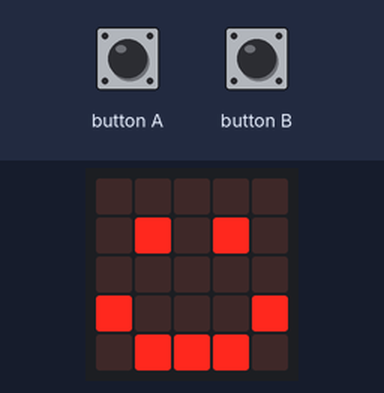
Recording of a program running on a simulated BBC micro:bit (MakeCode). Shown: the board's 5×5 LED display. The test bench sets the inputs (shaded band).

Above: at 1.8 s.
1.9 s: button A pressed for 0.15 s
At 2.4 s:
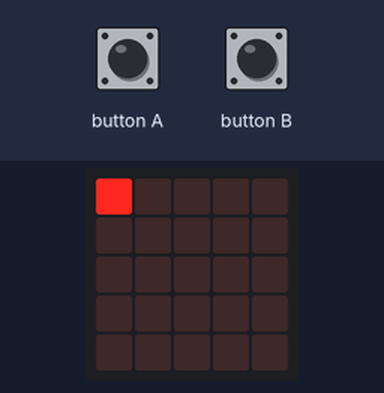
At 4.8 s:
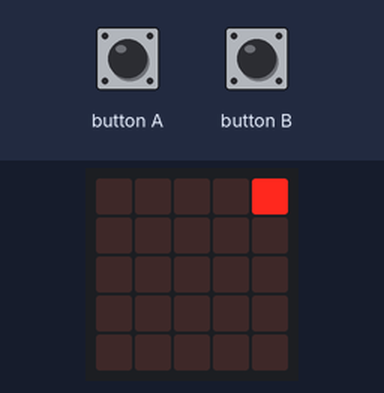
5.0 s: button B pressed for 0.15 s
At 6.9 s:
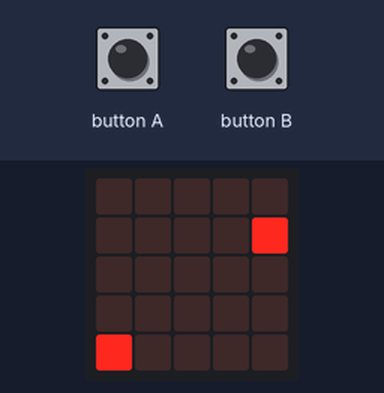
Timing chart, 0 to 8.4 s (numbered marks = the images above; inputs shaded):
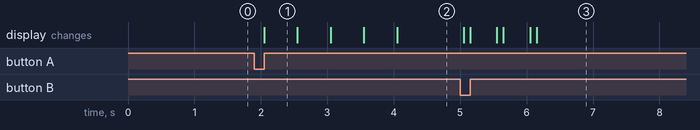

Measured:
- after the input at 1.9 s, the display: changes after 0.15 s (image 1)
- after the input at 5.0 s, the display: first differs from a run without the input after 0.15 s (image 3 shows a later state)
- what the display in image 1 shows lasts 0.5 s, from 2.1 s to 2.6 s

The program:

main.ts
```typescript
// (licence header left out)
// variables
let sprite: game.LedSprite = null
let loopCounterX: number = 0
let loopCounterY: number = 0

// show happy face
basic.clearScreen()
basic.showIcon(IconNames.Happy)

input.onButtonPressed(Button.A, function () {
    basic.clearScreen()
    sprite = game.createSprite(0, 0)
    loopCounterX = 0
    loopCounterY = 0

    while (loopCounterX < 5) {
        sprite.set(LedSpriteProperty.X, loopCounterX)
        loopCounterX++
        basic.pause(500)
    }

    while (loopCounterY < 5) {
        sprite.set(LedSpriteProperty.Y, loopCounterY)
        loopCounterY++
        basic.pause(500)
    }

    if (loopCounterX == 5) {
        while (loopCounterX >= 0) {
            sprite.set(LedSpriteProperty.X, loopCounterX)
            loopCounterX--
            basic.pause(500)
        }
    }

    if (loopCounterY == 5) {
        while (loopCounterY >= 0) {
            sprite.set(LedSpriteProperty.Y, loopCounterY)
            loopCounterY--
            basic.pause(500)
        }
    }

    sprite.delete()
    basic.clearScreen()
    basic.showIcon(IconNames.Happy)
})

input.onButtonPressed(Button.B, function () {
    basic.clearScreen()
    sprite = game.createSprite(0, 0)
    loopCounterX = 0
    loopCounterY = 0

    while (loopCounterY < 5) {
        sprite.set(LedSpriteProperty.Y, loopCounterY)
        loopCounterY++
        basic.pause(500)
    }

    while (loopCounterX < 5) {
        sprite.set(LedSpriteProperty.X, loopCounterX)
        loopCounterX++
        basic.pause(500)
    }

    if (loopCounterY == 5) {
        while (loopCounterY >= 0) {
            sprite.set(LedSpriteProperty.Y, loopCounterY)
            loopCounterY--
            basic.pause(500)
        }
    }

    if (loopCounterX == 5) {
        while (loopCounterX >= 0) {
            sprite.set(LedSpriteProperty.X, loopCounterX)
            loopCounterX--
            basic.pause(500)
        }
    }

    sprite.delete()
    basic.clearScreen()
    basic.showIcon(IconNames.Happy)
})
```
